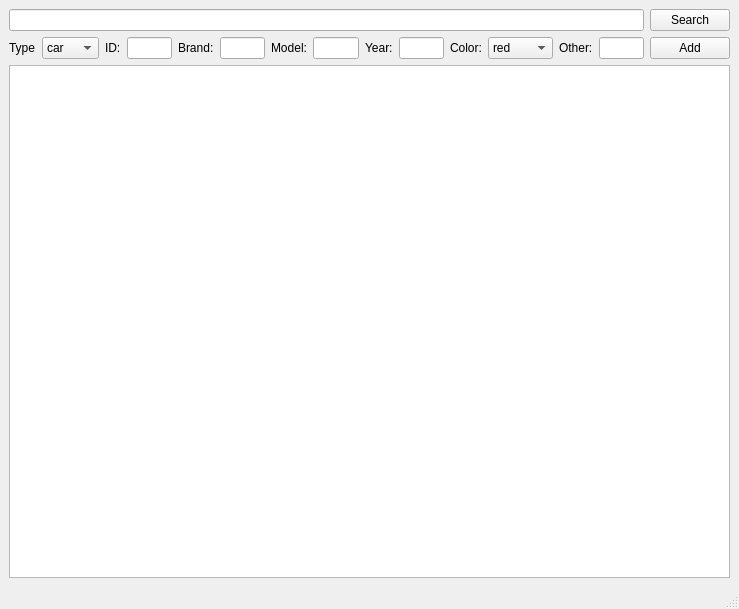
<?xml version="1.0" encoding="UTF-8"?>
<ui version="4.0">
 <class>MainWindow</class>
 <widget class="QMainWindow" name="MainWindow">
  <property name="geometry">
   <rect>
    <x>0</x>
    <y>0</y>
    <width>739</width>
    <height>609</height>
   </rect>
  </property>
  <property name="windowTitle">
   <string>Cars_db</string>
  </property>
  <widget class="QWidget" name="centralwidget">
   <layout class="QVBoxLayout" name="verticalLayout">
    <item>
     <layout class="QHBoxLayout" name="horizontalLayout">
      <item>
       <widget class="QLineEdit" name="input_field"/>
      </item>
      <item>
       <widget class="QPushButton" name="search_button">
        <property name="text">
         <string>Search</string>
        </property>
       </widget>
      </item>
     </layout>
    </item>
    <item>
     <layout class="QHBoxLayout" name="horizontalLayout_2">
      <item>
       <widget class="QLabel" name="label_6">
        <property name="text">
         <string>Type</string>
        </property>
       </widget>
      </item>
      <item>
       <widget class="QComboBox" name="typeBox">
        <item>
         <property name="text">
          <string>car</string>
         </property>
        </item>
        <item>
         <property name="text">
          <string>truck</string>
         </property>
        </item>
        <item>
         <property name="text">
          <string>bus</string>
         </property>
        </item>
       </widget>
      </item>
      <item>
       <widget class="QLabel" name="label">
        <property name="text">
         <string>ID:</string>
        </property>
       </widget>
      </item>
      <item>
       <widget class="QLineEdit" name="inputID">
        <property name="sizePolicy">
         <sizepolicy hsizetype="Expanding" vsizetype="Fixed">
          <horstretch>0</horstretch>
          <verstretch>0</verstretch>
         </sizepolicy>
        </property>
        <property name="maximumSize">
         <size>
          <width>16777176</width>
          <height>16777215</height>
         </size>
        </property>
       </widget>
      </item>
      <item>
       <widget class="QLabel" name="label_2">
        <property name="text">
         <string>Brand:</string>
        </property>
       </widget>
      </item>
      <item>
       <widget class="QLineEdit" name="inputBrand"/>
      </item>
      <item>
       <widget class="QLabel" name="label_3">
        <property name="text">
         <string>Model:</string>
        </property>
       </widget>
      </item>
      <item>
       <widget class="QLineEdit" name="inputModel"/>
      </item>
      <item>
       <widget class="QLabel" name="label_4">
        <property name="text">
         <string>Year:</string>
        </property>
       </widget>
      </item>
      <item>
       <widget class="QLineEdit" name="inputYear"/>
      </item>
      <item>
       <widget class="QLabel" name="label_5">
        <property name="text">
         <string>Color:</string>
        </property>
       </widget>
      </item>
      <item>
       <widget class="QComboBox" name="colorbox">
        <item>
         <property name="text">
          <string>red</string>
         </property>
        </item>
        <item>
         <property name="text">
          <string>green</string>
         </property>
        </item>
        <item>
         <property name="text">
          <string>blue</string>
         </property>
        </item>
        <item>
         <property name="text">
          <string>purple</string>
         </property>
        </item>
       </widget>
      </item>
      <item>
       <widget class="QLabel" name="label_7">
        <property name="text">
         <string>Other:</string>
        </property>
       </widget>
      </item>
      <item>
       <widget class="QLineEdit" name="inputOther"/>
      </item>
      <item>
       <widget class="QPushButton" name="addbutton">
        <property name="text">
         <string>Add</string>
        </property>
       </widget>
      </item>
     </layout>
    </item>
    <item>
     <widget class="QTextBrowser" name="output_field"/>
    </item>
   </layout>
  </widget>
  <widget class="QStatusBar" name="statusbar"/>
 </widget>
 <resources/>
 <connections>
  <connection>
   <sender>search_button</sender>
   <signal>clicked()</signal>
   <receiver>MainWindow</receiver>
   <slot>searchcar()</slot>
   <hints>
    <hint type="sourcelabel">
     <x>728</x>
     <y>33</y>
    </hint>
    <hint type="destinationlabel">
     <x>697</x>
     <y>22</y>
    </hint>
   </hints>
  </connection>
  <connection>
   <sender>addbutton</sender>
   <signal>clicked()</signal>
   <receiver>MainWindow</receiver>
   <slot>addcar()</slot>
   <hints>
    <hint type="sourcelabel">
     <x>725</x>
     <y>65</y>
    </hint>
    <hint type="destinationlabel">
     <x>673</x>
     <y>586</y>
    </hint>
   </hints>
  </connection>
  <connection>
   <sender>search_button</sender>
   <signal>clicked(bool)</signal>
   <receiver>input_field</receiver>
   <slot>clear()</slot>
   <hints>
    <hint type="sourcelabel">
     <x>728</x>
     <y>33</y>
    </hint>
    <hint type="destinationlabel">
     <x>630</x>
     <y>32</y>
    </hint>
   </hints>
  </connection>
  <connection>
   <sender>addbutton</sender>
   <signal>clicked(bool)</signal>
   <receiver>inputYear</receiver>
   <slot>clear()</slot>
   <hints>
    <hint type="sourcelabel">
     <x>725</x>
     <y>65</y>
    </hint>
    <hint type="destinationlabel">
     <x>467</x>
     <y>64</y>
    </hint>
   </hints>
  </connection>
  <connection>
   <sender>addbutton</sender>
   <signal>clicked(bool)</signal>
   <receiver>inputModel</receiver>
   <slot>clear()</slot>
   <hints>
    <hint type="sourcelabel">
     <x>725</x>
     <y>65</y>
    </hint>
    <hint type="destinationlabel">
     <x>376</x>
     <y>64</y>
    </hint>
   </hints>
  </connection>
  <connection>
   <sender>addbutton</sender>
   <signal>clicked(bool)</signal>
   <receiver>inputBrand</receiver>
   <slot>clear()</slot>
   <hints>
    <hint type="sourcelabel">
     <x>725</x>
     <y>65</y>
    </hint>
    <hint type="destinationlabel">
     <x>273</x>
     <y>64</y>
    </hint>
   </hints>
  </connection>
  <connection>
   <sender>addbutton</sender>
   <signal>clicked(bool)</signal>
   <receiver>inputID</receiver>
   <slot>clear()</slot>
   <hints>
    <hint type="sourcelabel">
     <x>725</x>
     <y>65</y>
    </hint>
    <hint type="destinationlabel">
     <x>173</x>
     <y>64</y>
    </hint>
   </hints>
  </connection>
  <connection>
   <sender>addbutton</sender>
   <signal>clicked(bool)</signal>
   <receiver>inputOther</receiver>
   <slot>clear()</slot>
   <hints>
    <hint type="sourcelabel">
     <x>689</x>
     <y>54</y>
    </hint>
    <hint type="destinationlabel">
     <x>630</x>
     <y>62</y>
    </hint>
   </hints>
  </connection>
 </connections>
 <slots>
  <slot>searchcar()</slot>
  <slot>addcar()</slot>
 </slots>
</ui>
